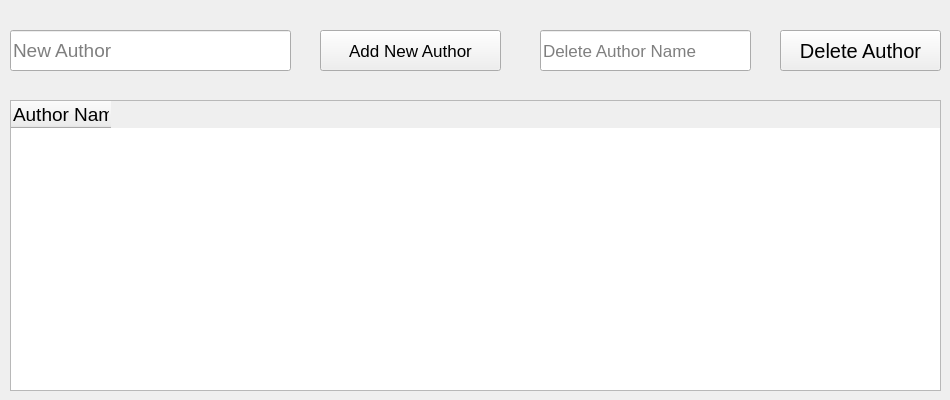
      <widget class="QWidget" name="tab_9">
       <attribute name="title">
        <string>Author</string>
       </attribute>
       <widget class="QTableWidget" name="tableWidget_3">
        <property name="geometry">
         <rect>
          <x>10</x>
          <y>100</y>
          <width>931</width>
          <height>291</height>
         </rect>
        </property>
        <property name="font">
         <font>
          <pointsize>14</pointsize>
         </font>
        </property>
        <column>
         <property name="text">
          <string>Author Name</string>
         </property>
         <property name="textAlignment">
          <set>AlignLeading|AlignVCenter</set>
         </property>
        </column>
       </widget>
       <widget class="QLineEdit" name="lineEdit_23">
        <property name="geometry">
         <rect>
          <x>10</x>
          <y>30</y>
          <width>281</width>
          <height>41</height>
         </rect>
        </property>
        <property name="font">
         <font>
          <pointsize>14</pointsize>
         </font>
        </property>
        <property name="placeholderText">
         <string>New Author</string>
        </property>
       </widget>
       <widget class="QPushButton" name="pushButton_16">
        <property name="geometry">
         <rect>
          <x>320</x>
          <y>30</y>
          <width>181</width>
          <height>41</height>
         </rect>
        </property>
        <property name="font">
         <font>
          <pointsize>13</pointsize>
         </font>
        </property>
        <property name="text">
         <string>Add New Author</string>
        </property>
       </widget>
       <widget class="QPushButton" name="pushButton_30">
        <property name="geometry">
         <rect>
          <x>780</x>
          <y>30</y>
          <width>161</width>
          <height>41</height>
         </rect>
        </property>
        <property name="font">
         <font>
          <pointsize>15</pointsize>
         </font>
        </property>
        <property name="text">
         <string>Delete Author</string>
        </property>
       </widget>
       <widget class="QLineEdit" name="lineEdit_29">
        <property name="geometry">
         <rect>
          <x>540</x>
          <y>30</y>
          <width>211</width>
          <height>41</height>
         </rect>
        </property>
        <property name="font">
         <font>
          <pointsize>13</pointsize>
         </font>
        </property>
        <property name="placeholderText">
         <string>Delete Author Name</string>
        </property>
       </widget>
      </widget>
